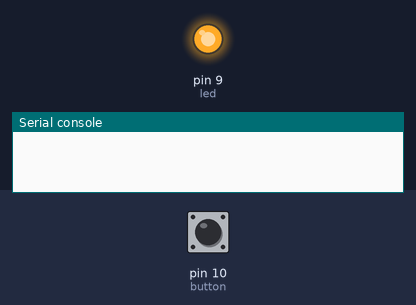
A program run on a simulated MicroPython board. On the bench: output pins drawn as LEDs (lit = HIGH), the last lines printed to the serial console. The inputs (shaded band) are chosen by the test bench; at power-on: pin 10 (button) HIGH.

Above: at 1.2 s.
1.3 s: pin 10 (button) pulled LOW for 0.15 s
At 1.4 s:
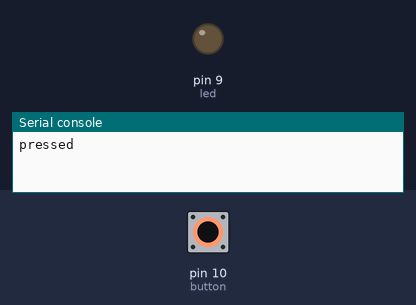
3.0 s: pin 10 (button) pulled LOW for 3.2 s
At 6.6 s:
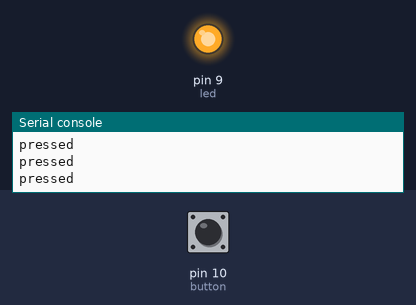
Timing chart, 0 to 8.1 s (numbered marks = the images above; inputs shaded):
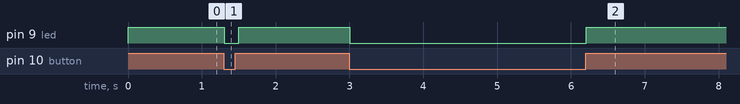

The program:

led.py
```python
from machine import Pin
import time

# works on GPy, Fipy, Wipy

led = Pin('P9', mode=Pin.OUT) # G 16
led_off = 1
led_on = 0
led(led_off)

button = Pin('P10', mode=Pin.IN, pull=Pin.PULL_UP) # G17

while True:
    if button():
        # print("not pressed")
        led(led_off)
    else:
        print("pressed")
        led(led_on)
        # for b in range(3):
        #     led.value(led_on)
        #     time.sleep(0.1)
        #     led.value(led_off)
        #     time.sleep(0.1)

    time.sleep(0.1)


# from machine import Pin
# p_led = Pin('P9', mode=Pin.OUT)
# p_led.value(1)
# p_button = Pin('P10', mode=Pin.IN, pull=Pin.PULL_UP)
# p_button.callback(Pin.IRQ_FALLING, lambda x: p_led.toggle())
```

Measured:
- after the input at 1.3 s, pin 9 (led): HIGH → LOW at once, → HIGH 0.20 s later
- after the input at 3.0 s, pin 9 (led): HIGH → LOW at once, → HIGH 3.2 s later
